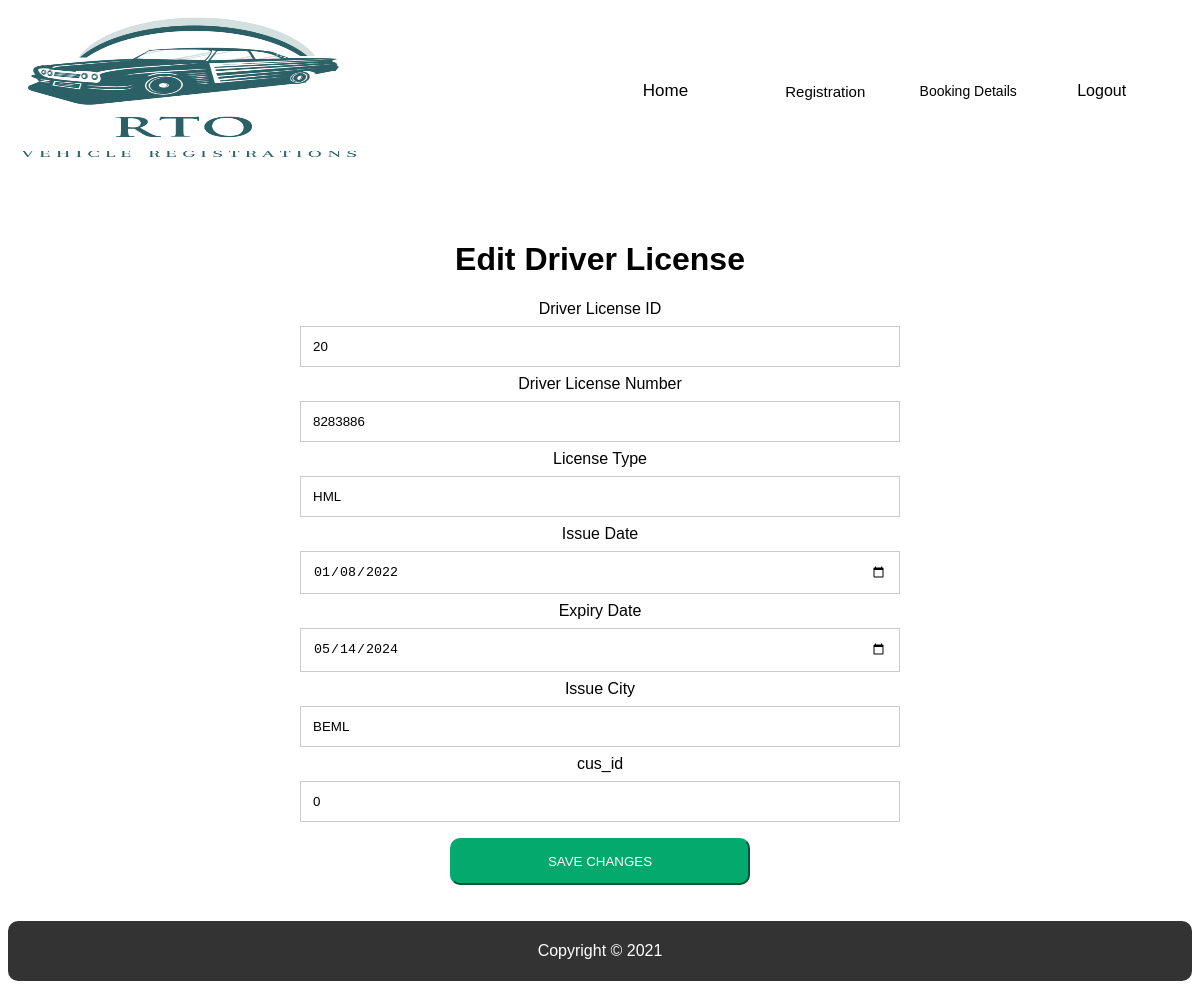
The page /editdl.php?id=20 on the database its author committed.
### tables this page shows
CREATE TABLE `driver_license` (
  `dl_id` int(11) NOT NULL,
  `dl_no` int(11) DEFAULT NULL,
  `license_type` varchar(40) DEFAULT NULL,
  `issue_date` date DEFAULT NULL,
  `exp_date` date DEFAULT NULL,
  `issue_city` varchar(30) DEFAULT NULL,
  `cus_id` int(11) DEFAULT NULL
);

### db/conn.php (called while the page is built, shortened)
<?php
    $host = '127.0.0.1';
	$db = 'contact_db';
	$user = 'root';
	$pass = '';
	$charset = 'utf8mb4';
	$dsn = "mysql:host=$host;dbname=$db;charset=$charset";
    try{
		$pdo = new PDO($dsn ,$user ,$pass);
		$pdo->setAttribute(PDO::ATTR_ERRMODE, PDO::ERRMODE_EXCEPTION);
	} catch(PDOException $e){
		echo $e->getMessage();
	}
    require_once'crud.php';
    $crud = new crud($pdo);
?>

### db/crud.php (called while the page is built, shortened)
<?php
class crud{
	private $db;
	function __construct($conn){
		$this->db = $conn;
	}
	public function getdldetails($dl_id){
        try{
        $sql = "select * from driver_license where dl_id = :dl_id";
        $stmt = $this->db->prepare($sql);
        $stmt->bindparam(':dl_id', $dl_id);
        $stmt->execute();
        $result = $stmt->fetch();
        return $result;
        }catch (PDOException $e) {
            echo $e->getMessage();
            return false;
        }
    }
}
?>

### editdl.php (the view, shortened to what this page needs)
<?php
require'include/admin_header.php';
require_once 'db/conn.php';
if(!isset($_GET['id']))
    {
        echo 'error';
        header("Location: viewdl.php");
    }
    else{
        $id = $_GET['id'];
        $dl = $crud->getdldetails($id);
	}
?>
<br/>
<br/>
<table width="100%" height="650px" cellspacing="5px" cellpadding="5px" align="center">
<tr>
 <td align="center">
<h1 align="center"><span class="p1">Edit Driver License</span></h1>
<form action="editpostdl.php" method="post">
 <div class="container p1">
 <label for="dl_id">Driver License ID</label>
 <input name="dl_id" type="number" value="<?php echo $dl['dl_id'] ?>"  required id="dl_id" />
 <label for="dl_no">Driver License Number</label>
 <input name="dl_no" type="number" value="<?php echo $dl['dl_no'] ?>" maxlength="50" required id="dl_no" />
 <label for="license_type">License Type</label>
 <input name="license_type" type="text" value="<?php echo $dl['license_type'] ?>" maxlength="50" required id="license_type" />
 <label for="issue_date">Issue Date</label>
 <input name="issue_date" type="date" value="<?php echo $dl['issue_date'] ?>"  required id="issue_date" />
 <label for="exp_date">Expiry Date</label>
 <input name="exp_date" type="date" value="<?php echo $dl['exp_date'] ?>" required  id="exp_date" />
 <label for="issue_city">Issue City</label>
 <input name="issue_city" type="text" value="<?php echo $dl['issue_city'] ?>"maxlength="50" required id="issue_city" />
 <label for="cus_id" align="center">cus_id</label>
 <input name="cus_id" type="number" value="<?php echo $dl['cus_id'] ?>"required id="cus_id" />
 </div>
<button type="submit"  name="submit" class="bbutton">SAVE CHANGES</button>
 </form>
 </td>
 </tr>
 </table>
 <br/>
 <?php require'include/footer.php'?>

### include/admin_header.php (style rules this page uses)
body { background-color:white; }
html { font-size:100%; }
input { width:600px; padding:12px; margin:8px 0; border:1px solid #ccc; box-sizing:border-box; display:block; }
.p1 { font-family:Arial, Helveica, sans-serif, "Times New Roman"; }
.bbutton { width:300px; background-color:#04aa6D; color:white; margin:8px 0; padding:14px 20px; border-color:#04aa6D; cursor:pointer; border-radius:10px; }
@media (min-width: 640px) { body { font-size:1rem; } }

### rows shown on the page
driver_license: dl_id "20", dl_no "8283886", license_type "HML", issue_date "01/08/2022", exp_date "05/14/2024", issue_city "BEML", cus_id "0"
